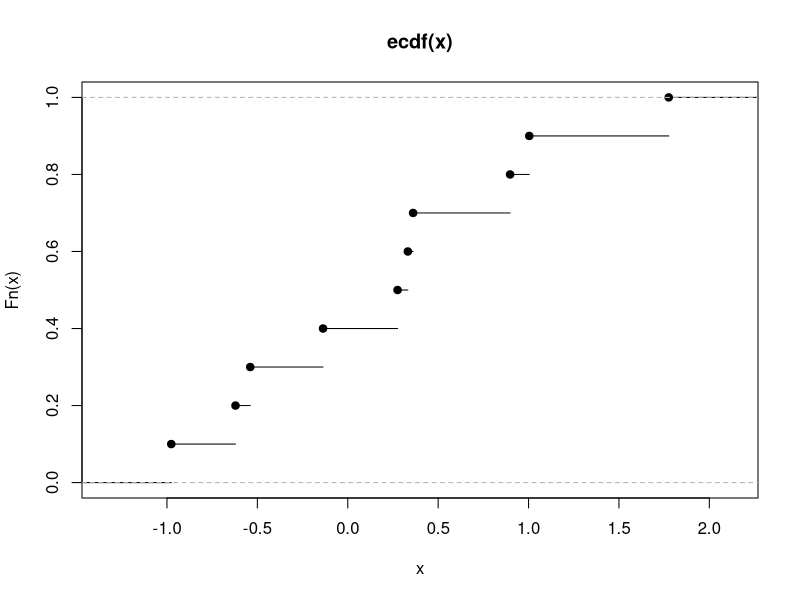

Write the R code that produced this figure.
library(nnet)

n <- 1000
df1 <- data.frame(x1=runif(n,0,100), x2=runif(n,0,100))
df1 <- transform(df1, y=1+ifelse(100 - x1 - x2 + rnorm(n, sd=10) < 0, 0, ifelse(100 - 2*x2 + rnorm(n,sd=10) < 0, 1, 2)), set="Original")

model <- multinom(y ~ x1 + x2, df1)

predict(model, df1, "probs")

x = rnorm(10, 0, 1)
sort(x)

ecdf(x)
plot(ecdf(x))
